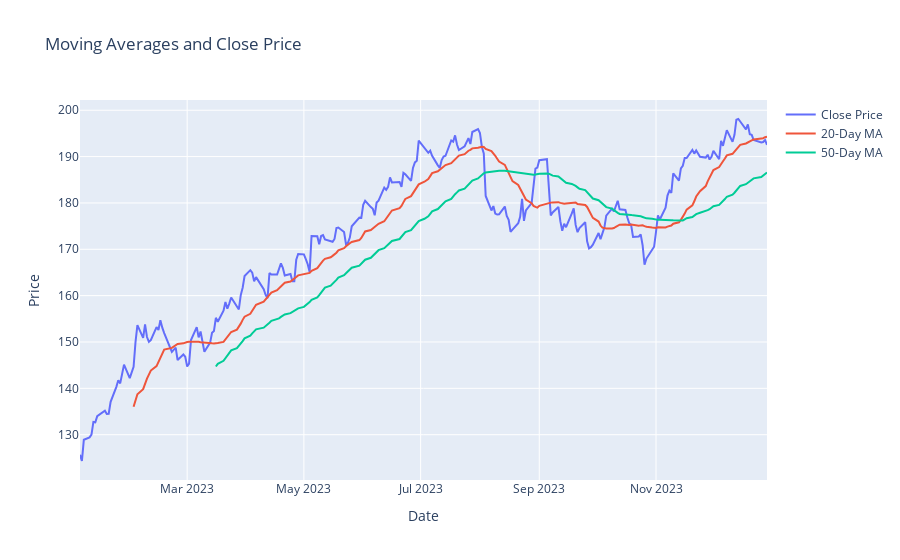

Notebook code for this chart:
### Markdown cell above
# Moving Averages and Close Price

### Code cell
import plotly.graph_objects as go
df['MA20'] = df['close price'].rolling(window=20).mean()
df['MA50'] = df['close price'].rolling(window=50).mean()

# Plot
fig = go.Figure()
fig.add_trace(go.Scatter(x=df['Date'], y=df['close price'], name='Close Price'))
fig.add_trace(go.Scatter(x=df['Date'], y=df['MA20'], name='20-Day MA'))
fig.add_trace(go.Scatter(x=df['Date'], y=df['MA50'], name='50-Day MA'))
fig.update_layout(title='Moving Averages and Close Price', xaxis_title='Date', yaxis_title='Price')
fig.show()

### Figure 1 — Plotly figure (JSON) as saved in the notebook; plotly's stock layout.template omitted (floating-point values rounded to 4 significant figures; data arrays with more than 128 entries replaced by an {"elided": "..."} marker saying what was removed)
{"data": [{"name": "Close Price", "type": "scatter", "x": {"elided": "249 str values"}, "y": {"elided": "249 float values"}}, {"name": "20-Day MA", "type": "scatter", "x": {"elided": "249 str values"}, "y": {"elided": "249 float values"}}, {"name": "50-Day MA", "type": "scatter", "x": {"elided": "249 str values"}, "y": {"elided": "249 float values"}}], "layout": {"autosize": true, "title": {"text": "Moving Averages and Close Price"}, "xaxis": {"autorange": true, "range": ["2023-01-04", "2023-12-29"], "title": {"text": "Date"}, "type": "date"}, "yaxis": {"autorange": true, "range": [120.2, 202.2], "title": {"text": "Price"}, "type": "linear"}}}
